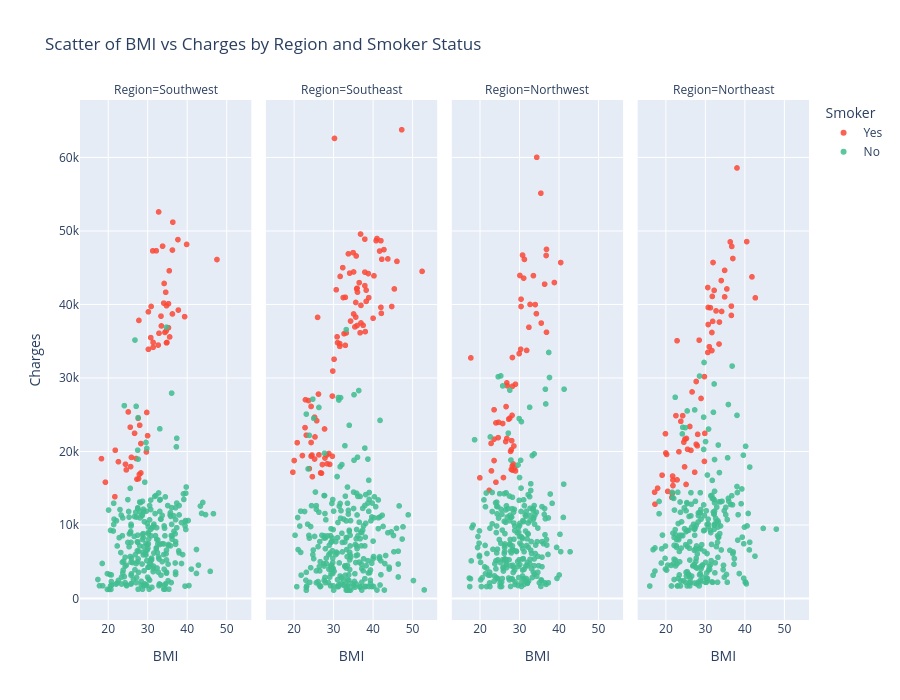

The notebook cell saved with this chart:
### Markdown cell above
View the exported png [here](../charts/3d_scatter_bmi_age_charges.png) or download the interactive HTML file [here](../charts/3d_scatter_bmi_age_charges.html)

This chart lets you see a clear sepearation between charges for smokers and non-smokers, but also shows how BMI affects the smokers but not the non-smokers and how age has a graduate increase on both non-smokers and smokers.

---

## Look at how region affects charges

Create a scatter chart for each of the regions to show how the charges are distributed

### Code cell
fig = px.scatter(
    insurance, x="BMI", y="Charges", 
    color="Smoker", facet_col="Region",
    height=700, opacity=0.85,
    color_discrete_map={"Yes": "#FA4835", "No": "#40BD8F"},
    title='Scatter of BMI vs Charges by Region and Smoker Status'
)

# Save figure as an image and show
#fig.write_image('../charts/scatter_bmi_charges_by_region.png')
fig.show()

### Figure 1 — Plotly figure (JSON) as saved in the notebook; plotly's stock layout.template omitted (floating-point values rounded to 4 significant figures; data arrays with more than 128 entries replaced by an {"elided": "..."} marker saying what was removed)
{"data": [{"hovertemplate": "Smoker=Yes<br>Region=Southwest<br>BMI=%{x}<br>Charges=%{y}<extra></extra>", "legendgroup": "Yes", "marker": {"color": "#FA4835", "opacity": 0.85, "symbol": "circle"}, "mode": "markers", "name": "Yes", "showlegend": true, "type": "scattergl", "x": [27.9, 35.3, 36.3, 35.6, 36.4, 39.9, 28.0, 34.8, 31.3, 19.3, 28.3, 37.7, 34.8, 32.2, 34.2, 27.7, 31.4, 30.8, 33.8, 21.7, 32.9, 22.6, 33.5, 30.0, 25.1, 25.7, 34.4, 28.3, 37.8, 25.6, 34.1, 35.3, 35.5, 27.1, 24.4, 27.6, 47.6, 24.6, 29.7, 30.2, 25.9, 32.7, 30.9, 29.8, 18.3, 31.4, 32.8, 26.7, 33.4, 34.6, 21.8, 27.3, 36.3, 39.4, 34.9, 27.8, 30.2, 34.7], "xaxis": "x", "y": [16880.0, 36840.0, 38710.0, 35590.0, 51190.0, 48170.0, 23570.0, 39840.0, 47290.0, 15820.0, 17080.0, 48820.0, 34780.0, 47310.0, 42860.0, 16300.0, 34840.0, 35490.0, 47930.0, 13840.0, 36090.0, 18610.0, 37080.0, 22140.0, 25380.0, 17940.0, 36200.0, 21080.0, 39240.0, 23310.0, 40180.0, 40100.0, 44590.0, 19040.0, 18260.0, 24520.0, 46110.0, 17500.0, 19930.0, 39000.0, 19200.0, 34470.0, 39730.0, 25310.0, 19020.0, 34170.0, 52590.0, 22480.0, 38420.0, 41660.0, 20170.0, 16230.0, 47400.0, 38340.0, 34830.0, 37830.0, 33900.0, 36400.0], "yaxis": "y"}, {"hovertemplate": "Smoker=Yes<br>Region=Southeast<br>BMI=%{x}<br>Charges=%{y}<extra></extra>", "legendgroup": "Yes", "marker": {"color": "#FA4835", "opacity": 0.85, "symbol": "circle"}, "mode": "markers", "name": "Yes", "showlegend": false, "type": "scattergl", "x": [26.29, 42.13, 35.2, 34.43, 31.68, 22.88, 23.98, 24.75, 37.62, 29.92, 35.09, 27.94, 25.3, 24.42, 35.53, 36.85, 36.08, 24.64, 22.22, 34.21, 26.84, 42.35, 19.8, 45.54, 25.41, 35.97, 40.15, 33.88, 35.86, 28.38, 38.06, 23.21, 30.25, 26.07, 42.13, 47.41, 46.2, 36.63, 33.11, 25.3, 22.99, 38.06, 43.89, 31.13, 35.75, 38.06, 39.05, 24.42, 38.39, 29.15, 26.4, 27.83, 38.17, 20.9, 42.24, 31.79, 32.78, 29.81, 32.45, 33.11, 28.93, 38.94, 40.92, 42.9, 30.8, 20.13, 31.02, 36.08, 35.2, 37.07, 52.58, 41.14, 37.07, 31.68, 36.19, 38.39, 25.85, 33.33, 35.75, 32.56, 44.88, 29.81, 28.49, 27.28, 24.42, 41.8, 36.96, 23.76, 27.06, 30.36, 40.37], "xaxis": "x2", "y": [27810.0, 39610.0, 38710.0, 37740.0, 34300.0, 23240.0, 17660.0, 16580.0, 37170.0, 30940.0, 47060.0, 19110.0, 18970.0, 21220.0, 36950.0, 36150.0, 37130.0, 19520.0, 19440.0, 44260.0, 17090.0, 46150.0, 17180.0, 42110.0, 21980.0, 42120.0, 38130.0, 46890.0, 46600.0, 19520.0, 48890.0, 22220.0, 32550.0, 38250.0, 48680.0, 63770.0, 45860.0, 42970.0, 34440.0, 24670.0, 27040.0, 42560.0, 46200.0, 34810.0, 40270.0, 44400.0, 40930.0, 19360.0, 40420.0, 18250.0, 19540.0, 23070.0, 36310.0, 21200.0, 38790.0, 43810.0, 36020.0, 27530.0, 45010.0, 40970.0, 19720.0, 44200.0, 48670.0, 47460.0, 42000.0, 18770.0, 35600.0, 42210.0, 44420.0, 37480.0, 44500.0, 48970.0, 39870.0, 34670.0, 41680.0, 41950.0, 24180.0, 36120.0, 38280.0, 40940.0, 39720.0, 19350.0, 18330.0, 18220.0, 26130.0, 47270.0, 49580.0, 26930.0, 17040.0, 62590.0, 43900.0], "yaxis": "y2"}, {"hovertemplate": "Smoker=Yes<br>Region=Northwest<br>BMI=%{x}<br>Charges=%{y}<extra></extra>", "legendgroup": "Yes", "marker": {"color": "#FA4835", "opacity": 0.85, "symbol": "circle"}, "mode": "markers", "name": "Yes", "showlegend": false, "type": "scattergl", "x": [36.95, 22.42, 22.89, 31.16, 28.02, 17.77, 28.69, 30.5, 26.6, 29.07, 33.63, 31.92, 36.95, 34.39, 36.48, 27.36, 28.31, 26.98, 26.7, 28.31, 25.84, 34.1, 40.56, 30.21, 28.31, 23.66, 38.95, 28.31, 32.77, 31.35, 28.88, 28.5, 35.53, 24.13, 26.89, 26.89, 27.84, 24.8, 20.05, 22.99, 28.21, 26.03, 23.66, 30.5, 28.02, 24.7, 30.4, 36.86, 32.49, 24.13, 35.62, 30.02, 34.48, 27.64, 30.88, 28.12, 23.66, 29.07], "xaxis": "x3", "y": [47500.0, 14710.0, 21100.0, 43580.0, 17560.0, 32730.0, 20750.0, 40720.0, 21350.0, 17350.0, 43920.0, 33750.0, 36220.0, 38750.0, 42760.0, 24390.0, 18030.0, 28950.0, 26110.0, 28870.0, 23810.0, 39980.0, 45700.0, 43940.0, 17470.0, 25680.0, 42980.0, 32790.0, 40000.0, 46130.0, 17750.0, 18310.0, 55140.0, 15820.0, 29330.0, 21770.0, 20010.0, 23970.0, 16420.0, 17360.0, 24920.0, 16450.0, 21680.0, 39730.0, 20230.0, 21880.0, 33910.0, 46660.0, 36900.0, 23890.0, 37470.0, 33310.0, 60020.0, 24540.0, 46720.0, 21470.0, 18770.0, 29140.0], "yaxis": "y3"}, {"hovertemplate": "Smoker=Yes<br>Region=Northeast<br>BMI=%{x}<br>Charges=%{y}<extra></extra>", "legendgroup": "Yes", "marker": {"color": "#FA4835", "opacity": 0.85, "symbol": "circle"}, "mode": "markers", "name": "Yes", "showlegend": false, "type": "scattergl", "x": [31.92, 36.67, 29.83, 19.95, 31.35, 23.37, 25.18, 41.9, 27.74, 36.67, 27.74, 17.29, 31.82, 24.32, 28.12, 40.56, 36.77, 22.61, 36.38, 32.3, 24.89, 17.95, 30.68, 20.23, 17.2, 32.77, 28.5, 38.09, 21.85, 33.53, 26.41, 32.02, 21.75, 31.73, 34.1, 24.8, 26.12, 28.02, 30.78, 30.78, 35.53, 23.84, 37.05, 28.98, 20.05, 31.73, 22.89, 34.2, 34.96, 22.89, 20.52, 21.57, 30.68, 34.96, 19.09, 42.75, 27.36, 25.27, 25.55, 33.63, 29.83, 31.07, 29.93, 21.66, 24.61, 21.85, 26.7], "xaxis": "x4", "y": [37700.0, 39770.0, 30180.0, 22410.0, 39560.0, 19960.0, 15520.0, 43750.0, 20980.0, 38510.0, 29520.0, 12830.0, 41100.0, 24870.0, 22330.0, 48550.0, 47900.0, 24870.0, 48520.0, 41920.0, 21660.0, 15010.0, 42300.0, 19590.0, 14460.0, 39130.0, 35150.0, 58570.0, 15360.0, 34620.0, 20150.0, 45710.0, 16660.0, 36190.0, 43250.0, 17900.0, 23400.0, 20770.0, 39600.0, 37270.0, 42110.0, 24110.0, 46260.0, 27220.0, 19800.0, 33730.0, 35070.0, 39050.0, 41030.0, 16140.0, 14570.0, 13750.0, 33480.0, 44640.0, 16780.0, 40900.0, 17180.0, 21770.0, 20300.0, 37610.0, 18650.0, 34250.0, 22460.0, 14280.0, 21260.0, 16120.0, 28100.0], "yaxis": "y4"}, {"hovertemplate": "Smoker=No<br>Region=Southwest<br>BMI=%{x}<br>Charges=%{y}<extra></extra>", "legendgroup": "No", "marker": {"color": "#40BD8F", "opacity": 0.85, "symbol": "circle"}, "mode": "markers", "name": "No", "showlegend": true, "type": "scattergl", "x": {"elided": "267 float values"}, "xaxis": "x", "y": {"elided": "267 float values"}, "yaxis": "y"}, {"hovertemplate": "Smoker=No<br>Region=Southeast<br>BMI=%{x}<br>Charges=%{y}<extra></extra>", "legendgroup": "No", "marker": {"color": "#40BD8F", "opacity": 0.85, "symbol": "circle"}, "mode": "markers", "name": "No", "showlegend": false, "type": "scattergl", "x": {"elided": "273 float values"}, "xaxis": "x2", "y": {"elided": "273 float values"}, "yaxis": "y2"}, {"hovertemplate": "Smoker=No<br>Region=Northwest<br>BMI=%{x}<br>Charges=%{y}<extra></extra>", "legendgroup": "No", "marker": {"color": "#40BD8F", "opacity": 0.85, "symbol": "circle"}, "mode": "markers", "name": "No", "showlegend": false, "type": "scattergl", "x": {"elided": "266 float values"}, "xaxis": "x3", "y": {"elided": "266 float values"}, "yaxis": "y3"}, {"hovertemplate": "Smoker=No<br>Region=Northeast<br>BMI=%{x}<br>Charges=%{y}<extra></extra>", "legendgroup": "No", "marker": {"color": "#40BD8F", "opacity": 0.85, "symbol": "circle"}, "mode": "markers", "name": "No", "showlegend": false, "type": "scattergl", "x": {"elided": "257 float values"}, "xaxis": "x4", "y": {"elided": "257 float values"}, "yaxis": "y4"}], "layout": {"annotations": [{"font": {}, "showarrow": false, "text": "Region=Southwest", "x": 0.1175, "xanchor": "center", "xref": "paper", "y": 1, "yanchor": "bottom", "yref": "paper"}, {"font": {}, "showarrow": false, "text": "Region=Southeast", "x": 0.3725, "xanchor": "center", "xref": "paper", "y": 1, "yanchor": "bottom", "yref": "paper"}, {"font": {}, "showarrow": false, "text": "Region=Northwest", "x": 0.6275, "xanchor": "center", "xref": "paper", "y": 1, "yanchor": "bottom", "yref": "paper"}, {"font": {}, "showarrow": false, "text": "Region=Northeast", "x": 0.8825, "xanchor": "center", "xref": "paper", "y": 1, "yanchor": "bottom", "yref": "paper"}], "height": 700, "legend": {"title": {"text": "Smoker"}, "tracegroupgap": 0}, "title": {"text": "Scatter of BMI vs Charges by Region and Smoker Status"}, "xaxis": {"anchor": "y", "domain": [0, 0.235], "title": {"text": "BMI"}}, "xaxis2": {"anchor": "y2", "domain": [0.255, 0.49], "matches": "x", "title": {"text": "BMI"}}, "xaxis3": {"anchor": "y3", "domain": [0.51, 0.745], "matches": "x", "title": {"text": "BMI"}}, "xaxis4": {"anchor": "y4", "domain": [0.765, 1.0], "matches": "x", "title": {"text": "BMI"}}, "yaxis": {"anchor": "x", "domain": [0, 1], "title": {"text": "Charges"}}, "yaxis2": {"anchor": "x2", "domain": [0, 1], "matches": "y", "showticklabels": false}, "yaxis3": {"anchor": "x3", "domain": [0, 1], "matches": "y", "showticklabels": false}, "yaxis4": {"anchor": "x4", "domain": [0, 1], "matches": "y", "showticklabels": false}}}
